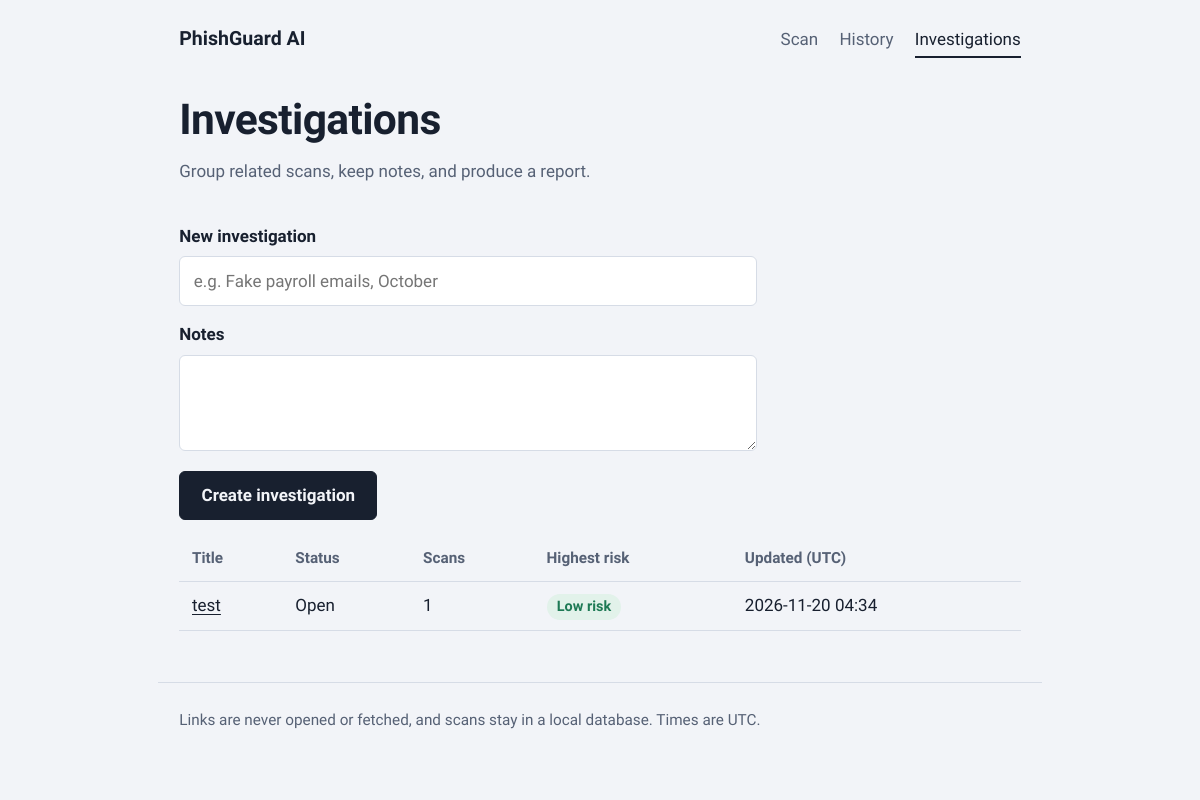
/investigations, run on the app's committed database.
### tables this page shows
CREATE TABLE investigations (
  id INTEGER PRIMARY KEY AUTOINCREMENT,
  title TEXT NOT NULL,
  status TEXT NOT NULL DEFAULT 'Open',
  notes TEXT NOT NULL DEFAULT '',
  created_at TEXT NOT NULL,
  updated_at TEXT NOT NULL
);

### app.py (the view, shortened to what this page needs)
@app.route("/investigations", methods=["GET", "POST"])
def investigations():
    rows = db().execute(
        """SELECT i.*, COUNT(s.id) AS scan_count, COALESCE(MAX(s.score), 0) AS top_score
           FROM investigations i LEFT JOIN scans s ON s.investigation_id = i.id
           GROUP BY i.id ORDER BY i.updated_at DESC"""
    ).fetchall()
    return render_template("investigations.html", rows=rows)

### app.py (called while the page is built)
def db():
    if "db" not in g:
        g.db = sqlite3.connect(DB_PATH)
        g.db.row_factory = sqlite3.Row
        g.db.execute("PRAGMA foreign_keys = ON")
    return g.db

def csrf_token():
    if "_csrf" not in session:
        session["_csrf"] = secrets.token_hex(16)
    return session["_csrf"]

@app.before_request
def csrf_protect():
    if request.method == "POST":
        sent = request.form.get("_csrf", "").encode()
        if not secrets.compare_digest(session.get("_csrf", "").encode(), sent):
            abort(400, "Your session expired. Go back, refresh the page and try again.")

@app.after_request
def security_headers(resp):
    resp.headers["Content-Security-Policy"] = (
        "default-src 'self'; style-src 'self' https://fonts.googleapis.com; "
        "font-src https://fonts.gstatic.com; frame-ancestors 'none'; form-action 'self'"
    )
    resp.headers["X-Content-Type-Options"] = "nosniff"
    resp.headers["X-Frame-Options"] = "DENY"
    resp.headers["Referrer-Policy"] = "no-referrer"
    return resp

### detector.py (called while the page is built)
def level_for(score):
    return "Low" if score < LOW_MAX else "Medium" if score < MEDIUM_MAX else "High"

### templates/investigations.html (shortened to what this page needs)
{% extends "base.html" %}
{% from "_macros.html" import badge, csrf %}
{% block content %}
<h1>Investigations</h1>
<p class="lede">Group related scans, keep notes, and produce a report.</p>
<form method="post" class="stack">
  <label for="title">New investigation</label>
  <input id="title" name="title" maxlength="120" required placeholder="e.g. Fake payroll emails, October">
  <label for="notes">Notes</label>
  <textarea id="notes" name="notes" rows="3" maxlength="5000"></textarea>
  <button class="btn" type="submit">Create investigation</button>
</form>
{% if rows %}
<div class="table-wrap">
  <table>
    <thead><tr><th>Title</th><th>Status</th><th>Scans</th><th>Highest risk</th><th>Updated (UTC)</th></tr></thead>
    <tbody>
      {% for i in rows %}
      <tr>
        <td><a href="{{ url_for('investigation', inv_id=i.id) }}">{{ i.title }}</a></td>
        <td>{{ i.status }}</td><td>{{ i.scan_count }}</td>
        <td>{% if i.scan_count %}{{ badge(level_for(i.top_score)) }}{% else %}None yet{% endif %}</td>
        <td>{{ i.updated_at }}</td>
      </tr>
      {% endfor %}
    </tbody>
  </table>
</div>
{% else %}
<p class="empty">No investigations yet. Create one above, or file a scan from its result page.</p>
{% endif %}
{% endblock %}

### templates/_macros.html (shortened to what this page needs)
{% macro badge(level) %}<span class="badge {{ level|lower }}">{{ level }} risk</span>{% endmacro %}

### static/style.css (style rules this page uses)
:root { --paper: #F2F4F8; --surface: #FFFFFF; --ink: #18202F; --muted: #566175; --line: #D6DCE6; --mark: #FFE27A; --mark-ink: #18202F; --focus: #2F5BEA; --low: #1E7A55; --low-tint: #E2F2EA; --med: #A8620A; --med-tint: #FBEBD0; --high: #BF2F27; --high-tint: #FBE1DE; --font: "Atkinson Hyperlegible", "Segoe UI", system-ui, sans-serif; --mono: ui-monospace, "SF Mono", Menlo, Consolas, monospace; }
* { box-sizing: border-box; }
html { font-size: 17px; }
body { margin: 0; background: var(--paper); color: var(--ink); font-family: var(--font); line-height: 1.55; }
a { color: inherit; text-underline-offset: 3px; }
h1 { font-size: clamp(1.8rem, 4.5vw, 2.5rem); line-height: 1.15; letter-spacing: -.015em; margin: .5rem 0 .75rem; max-width: 22ch; }
.lede { color: var(--muted); max-width: 60ch; margin: 0 0 1.75rem; }
input, select, textarea, button, .btn { font: inherit; }
input, select, textarea { width: 100%; padding: .65rem .8rem; background: var(--surface); color: var(--ink); border: 1px solid var(--line); border-radius: 6px; }
textarea { resize: vertical; font-family: var(--mono); font-size: .95rem; line-height: 1.5; }
.btn { display: inline-block; padding: .6rem 1.25rem; background: var(--ink); color: var(--paper); border: 1px solid var(--ink); border-radius: 6px; font-weight: 700; text-decoration: none; cursor: pointer; width: auto; }
.badge { display: inline-block; padding: .1rem .6rem; border-radius: 99px; font-size: .85rem; font-weight: 700; white-space: nowrap; }
.badge.low, .result.low { --c: var(--low); --t: var(--low-tint); }
.badge { background: var(--t); color: var(--c); }
.stack { display: grid; gap: .4rem; max-width: 34rem; margin-bottom: 1rem; }
.stack label, .filters label { font-weight: 700; margin-top: .5rem; }
.stack .btn { justify-self: start; margin-top: .75rem; }
.table-wrap { overflow-x: auto; margin-top: 1rem; }
table { width: 100%; border-collapse: collapse; }
th, td { text-align: left; padding: .6rem .75rem; border-bottom: 1px solid var(--line); vertical-align: top; }
th { color: var(--muted); font-weight: 700; font-size: .9rem; white-space: nowrap; }
td:first-child { white-space: nowrap; }

### data on the page
investigations: title "test", status "Open", scan_count "1", level "Low", updated_at "2026-11-20 04:34"
